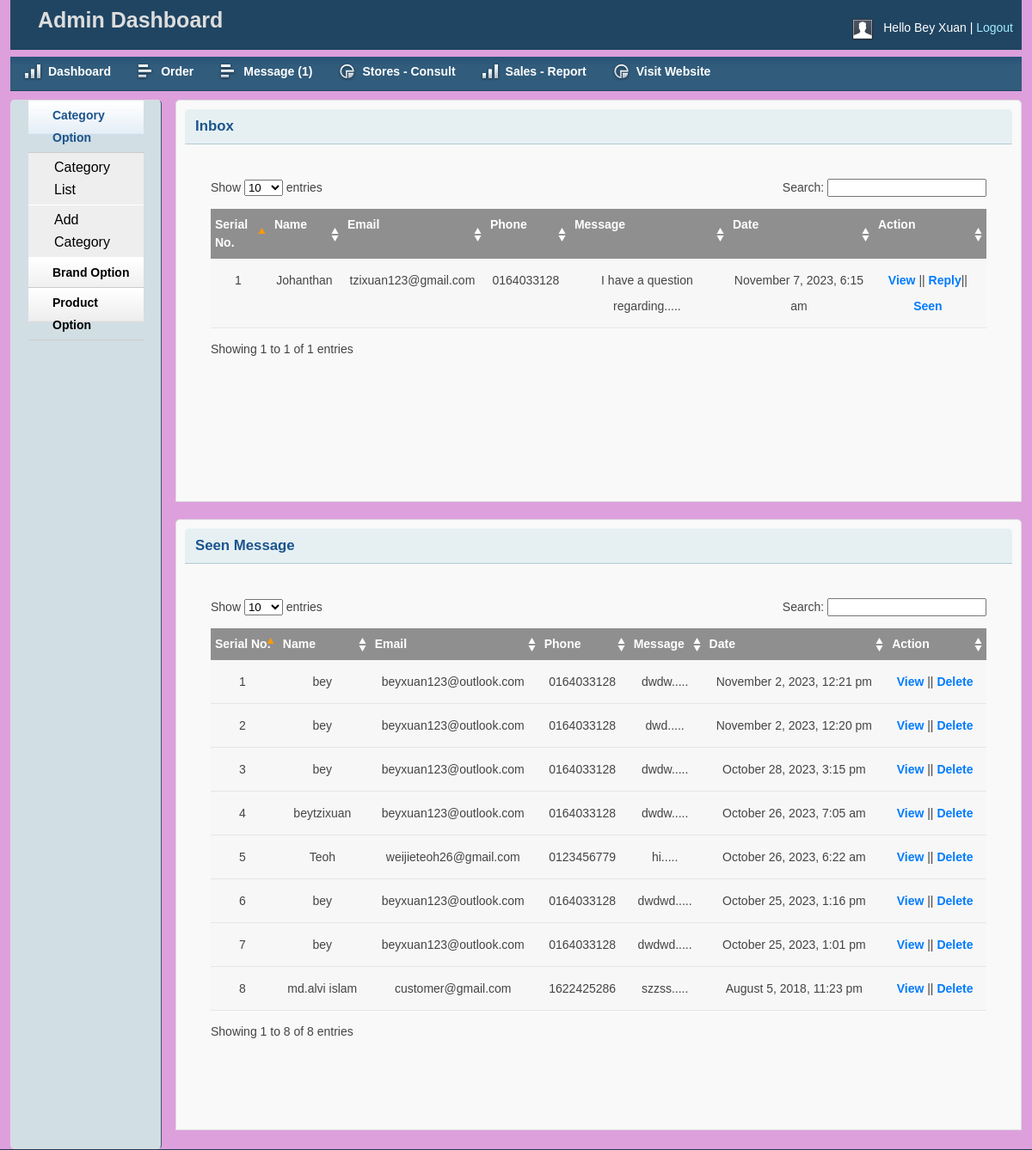
The app's page /admin/message.php (signed in) with its own data.
### tables this page shows
CREATE TABLE `tbl_contact` (
  `id` int(11) NOT NULL,
  `name` varchar(255) NOT NULL,
  `email` varchar(255) NOT NULL,
  `contact` varchar(255) NOT NULL,
  `message` text NOT NULL,
  `status` int(11) NOT NULL DEFAULT 0,
  `date` timestamp NOT NULL DEFAULT current_timestamp()
);

### lib/Database.php (called while the page is built, shortened)
<?php
Class Database{
 public $host   = DB_HOST;
 public $user   = DB_USER;
 public $pass   = DB_PASS;
 public $dbname = DB_NAME;
 public $link;
private function connectDB(){
 $this->link = new mysqli($this->host, $this->user, $this->pass,
  $this->dbname);
 }
public function select($query){
  $result = $this->link->query($query) or
   die($this->link->error.__LINE__);
  if($result->num_rows > 0){
    return $result;
  } else {
    return false;
  }
 }
}

### helpers/Formate.php (called while the page is built, shortened)
<?php
class Format{
 public function formatDate($date){
  return date('F j, Y, g:i a', strtotime($date));
 }
 public function textShorten($text, $limit = 400){
  $text = $text. " ";
  $text = substr($text, 0, $limit);
  $text = substr($text, 0, strrpos($text, ' '));
  $text = $text.".....";
  return $text;
 }
}
?>

### admin/message.php (the view, shortened to what this page needs)
<?php include 'inc/header.php'; ?>
<?php include 'inc/sidebar.php'; ?>
        <div class="grid_10">
            <div class="box round first grid">
                <h2>Inbox</h2>
                <div class="block">
                    <table class="data display datatable" id="example">
					<thead>
						<tr>
							<th>Serial No.</th>
							<th>Name</th>
							<th>Email</th>
							<th>Phone</th>
							<th>Message</th>
							<th>Date</th>
							<th>Action</th>
						</tr>
					</thead>
					<tbody>
			<?php
			$query = "select * from tbl_contact where status='0' order by id desc";
			$msg = $db->select($query);
			if ($msg) {
			$i=0;
			while ($result = $msg->fetch_assoc()) {
			   $i++;
           ?>
		<tr class="odd gradeX">
			<td><?php echo $i;?></td>
			<td><?php echo $result['name'];?></td>
			<td><?php echo $result['email'];?></td>
			<td><?php echo $result['contact'];?></td>
			<td><?php echo $fm->textShorten($result['message'],30);?></td>
			<td><?php echo $fm->formatDate($result['date']);?></td>
			<td>
				<a href="viewmsg.php?msgid=<?php echo $result['id'];?>">View</a> ||
				<a href="replymsg.php?msgid=<?php echo $result['id'];?>">Reply</a>||
				<a onclick="return confirm('Are you sure to Move the msg!');" href="?seenid=<?php echo $result['id'];?>">Seen</a>
			</td>
		</tr>
						<?php } } ?>
					</tbody>
				</table>
               </div>
            </div>
             <div class="box round first grid">
                <h2>Seen Message</h2>
                <div class="block">
                    <table class="data display datatable" id="example">
					<thead>
						<tr>
							<th>Serial No.</th>
							<th>Name</th>
							<th>Email</th>
							<th>Phone</th>
							<th>Message</th>
							<th>Date</th>
							<th>Action</th>
						</tr>
					</thead>
					<tbody>
			<?php
			$query = "select * from tbl_contact where status='1' order by id desc";
			$msg = $db->select($query);
			if ($msg) {
			$i=0;
			while ($result = $msg->fetch_assoc()) {
			   $i++;
           ?>
		<tr class="odd gradeX">
			<td><?php echo $i;?></td>
			<td><?php echo $result['name'];?></td>
			<td><?php echo $result['email'];?></td>
			<td><?php echo $result['contact'];?></td>
			<td><?php echo $fm->textShorten($result['message'],30);?></td>
			<td><?php echo $fm->formatDate($result['date']);?></td>
			<td>
				<a href="viewmsg.php?msgid=<?php echo $result['id'];?>">View</a> ||
				<a onclick="return confirm('Are you sure to Delete!');" href="?delid=<?php echo $result['id'];?>">Delete</a>
			</td>
		</tr>
						<?php } } ?>
					</tbody>
				</table>
               </div>
            </div>
        </div>
 <?php include 'inc/footer.php'; ?>

### admin/css/text.css (style rules this page uses)
body { font: 13px/1.5 Tahoma, Helvetica, Arial, 'Liberation Sans', FreeSans, sans-serif; }
h2 { font-size: 23px; }
p, dl, hr, h1, h2, h3, h4, h5, h6, ol, ul, pre, table, address, fieldset { margin-bottom: 20px; }

### admin/css/grid.css (style rules this page uses)
.grid_1, .grid_2, .grid_3, .grid_4, .grid_5, .grid_6, .grid_7, .grid_8, .grid_9, .grid_10, .grid_11, .grid_12, .grid_13, .grid_14, .grid_15, .grid_16 { display: inline; float: left; margin-left: 1%; margin-right: 1%; }
.container_12 .grid_10 { width: 81.333%; }

### admin/css/layout.css (style rules this page uses)
body { background: #fff none repeat scroll 0 0; color: #444; font-size: 14px; padding: 0; }
a { color: #000; font-weight:bold; text-decoration: none; }
h1, h2, h3, h4, h5, h6 { line-height:1.2em; margin-bottom:.3em; }
h2 { margin-top:1em; }
.box { background:#fff; margin-bottom:20px; padding:10px 10px 10px 10px; margin-left:-8px; }
.box.grid { padding-bottom:40px; }
.box.round { -moz-border-radius: 5px 5px 0px 0px; -webkit-border-radius: 5px 5px 0px 0px; border-radius: 5px 5px 0px 0px; }
.box h2 { font-size:1.2em; font-weight:bold; color:#1B548D; background:#E6F0F3; margin:-10px -10px 0 -10px; padding:10px 12px; border-bottom:1px solid #B3CBD6; -moz-border-radius: 5px 5px 0px 0px; -webkit-border-radius: 5px 5px 0px 0px; border-radius: 5px 5px 0px 0px; }
.box.first { min-height: 406px; }
.block { padding-top:20px; }
.block { padding-bottom:1px; }
table.display { margin: 0 auto; clear: both; width: 100%; }
.sorting_asc { background: #8f8f8f url(../img/table/sort_asc.png) no-repeat center right; padding:8px 5px; text-align:left; color:#fff; }
.sorting { background:#8f8f8f url(../img/table/sort_both.png) no-repeat center right; padding:8px 5px; text-align:left; color:#fff; }
tr.odd { height: 30px; line-height: 30px; border-bottom:1px solid #e6e6e6; }
tr.even { height: 30px; line-height: 30px; border-bottom:1px solid #e6e6e6; }
tr.odd td, tr.even td { padding-left:5px; }

### admin/message.php (style rules this page uses)
.box { background: #f9f9f9; padding: 20px; border: 1px solid #ddd; border-radius: 5px; }
.block { margin: 20px; }
table { width: 100%; }
table th, table td { padding: 10px; text-align: center; }
table th { background-color: #007bff; color: #fff; }
table td { background-color: #f7f7f7; }
table a { text-decoration: none; color: #007bff; }

### records on screen
tbl_contact: name "Johanthan", email "tzixuan123@gmail.com", contact "0164033128", message "I have a question regarding.....", date "November 7, 2023, 6:15 am"
tbl_contact: name "bey", email "beyxuan123@outlook.com", contact "0164033128", message "dwdw.....", date "November 2, 2023, 12:21 pm"
tbl_contact: name "bey", email "beyxuan123@outlook.com", contact "0164033128", message "dwd.....", date "November 2, 2023, 12:20 pm"
tbl_contact: name "bey", email "beyxuan123@outlook.com", contact "0164033128", message "dwdw.....", date "October 28, 2023, 3:15 pm"
tbl_contact: name "beytzixuan", email "beyxuan123@outlook.com", contact "0164033128", message "dwdw.....", date "October 26, 2023, 7:05 am"
tbl_contact: name "Teoh", email "weijieteoh26@gmail.com", contact "0123456779", message "hi.....", date "October 26, 2023, 6:22 am"
tbl_contact: name "bey", email "beyxuan123@outlook.com", contact "0164033128", message "dwdwd.....", date "October 25, 2023, 1:16 pm"
tbl_contact: name "bey", email "beyxuan123@outlook.com", contact "0164033128", message "dwdwd.....", date "October 25, 2023, 1:01 pm"
tbl_contact: name "md.alvi islam", email "customer@gmail.com", contact "1622425286", message "szzss.....", date "August 5, 2018, 11:23 pm"

### other values on screen
Session::get('adminName') "Bey Xuan"
$count "1"
